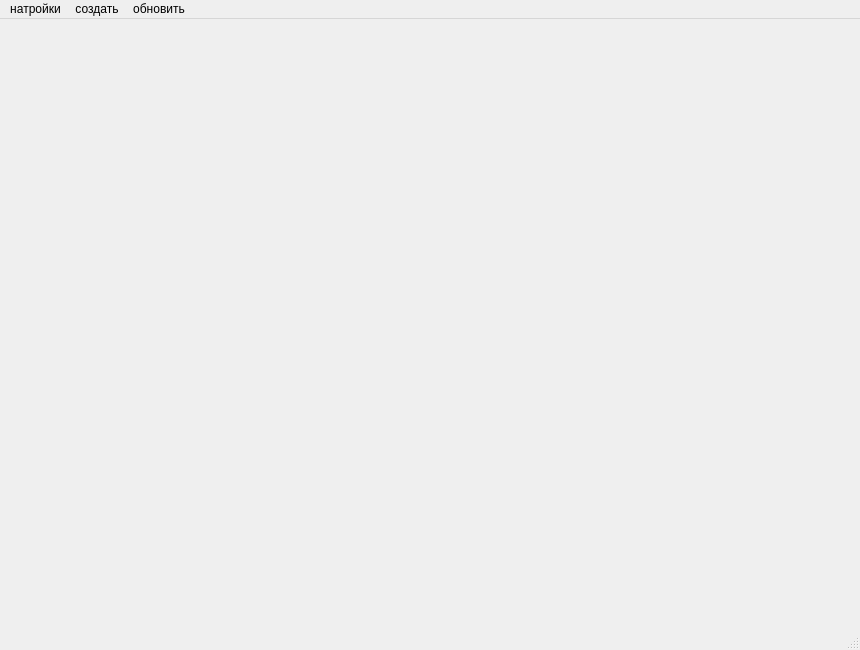
<?xml version="1.0" encoding="UTF-8"?>
<ui version="4.0">
 <class>MainWindow</class>
 <widget class="QMainWindow" name="MainWindow">
  <property name="geometry">
   <rect>
    <x>0</x>
    <y>0</y>
    <width>860</width>
    <height>650</height>
   </rect>
  </property>
  <property name="windowTitle">
   <string>MainWindow</string>
  </property>
  <widget class="QWidget" name="centralwidget"/>
  <widget class="QMenuBar" name="menubar">
   <property name="geometry">
    <rect>
     <x>0</x>
     <y>0</y>
     <width>862</width>
     <height>24</height>
    </rect>
   </property>
   <widget class="QMenu" name="menu">
    <property name="title">
     <string>натройки</string>
    </property>
    <widget class="QMenu" name="menu_2">
     <property name="title">
      <string>токен авторизации</string>
     </property>
     <addaction name="action_4"/>
    </widget>
    <addaction name="menu_2"/>
    <addaction name="action_3"/>
    <addaction name="action_7"/>
   </widget>
   <widget class="QMenu" name="menu_4">
    <property name="title">
     <string>создать</string>
    </property>
    <addaction name="action_8"/>
    <addaction name="action_9"/>
   </widget>
   <widget class="QMenu" name="menu_5">
    <property name="title">
     <string>обновить</string>
    </property>
    <addaction name="action_10"/>
   </widget>
   <addaction name="menu"/>
   <addaction name="menu_4"/>
   <addaction name="menu_5"/>
  </widget>
  <widget class="QStatusBar" name="statusbar"/>
  <action name="action_3">
   <property name="text">
    <string>политика безопасности</string>
   </property>
  </action>
  <action name="action_beta">
   <property name="text">
    <string>обучение (beta)</string>
   </property>
  </action>
  <action name="action_4">
   <property name="text">
    <string>изменить токен авторизации</string>
   </property>
  </action>
  <action name="action_5">
   <property name="text">
    <string>настроить длину сессии</string>
   </property>
  </action>
  <action name="action_6">
   <property name="text">
    <string>выйти</string>
   </property>
  </action>
  <action name="action_7">
   <property name="text">
    <string>сменить логин/пароль</string>
   </property>
  </action>
  <action name="action_8">
   <property name="text">
    <string>директорию</string>
   </property>
  </action>
  <action name="action_9">
   <property name="text">
    <string>загрузить файл</string>
   </property>
  </action>
  <action name="action_10">
   <property name="text">
    <string>обновить данные</string>
   </property>
  </action>
 </widget>
 <resources/>
 <connections/>
</ui>
